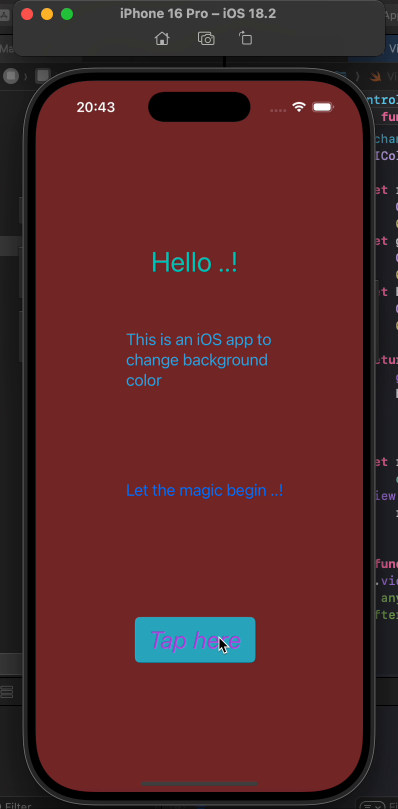
#> input picture frame 136 of Reading a video Images/Videos/Screen Video.mov, 796 x 1618 px, given in place of Arrays.mp4, which was not available (shown at 1/2 size)
$ python 4_rescale_video.py
#> lines starting #> are read from the running program, lines starting #| are printed output that depends on the picture
#> further down, frame is the input picture: shape (1618, 796, 3); mean B, G, R 39.9, 38.8, 87.9
import cv2 as cv

#  function to rescale the frame ( image, recorded videos, live videos)
def rescaleFrame(frame, scale=0.75):

    # converting float to integer
#> called with scale = 0.75
    width = int( frame.shape[1] * scale)
#> width = 597
    height = int( frame.shape[0] * scale)
#> height = 1213

    dimen = ( width, height)
#> dimen = (597, 1213)

    return cv.resize(frame, dimen, interpolation = cv.INTER_AREA)
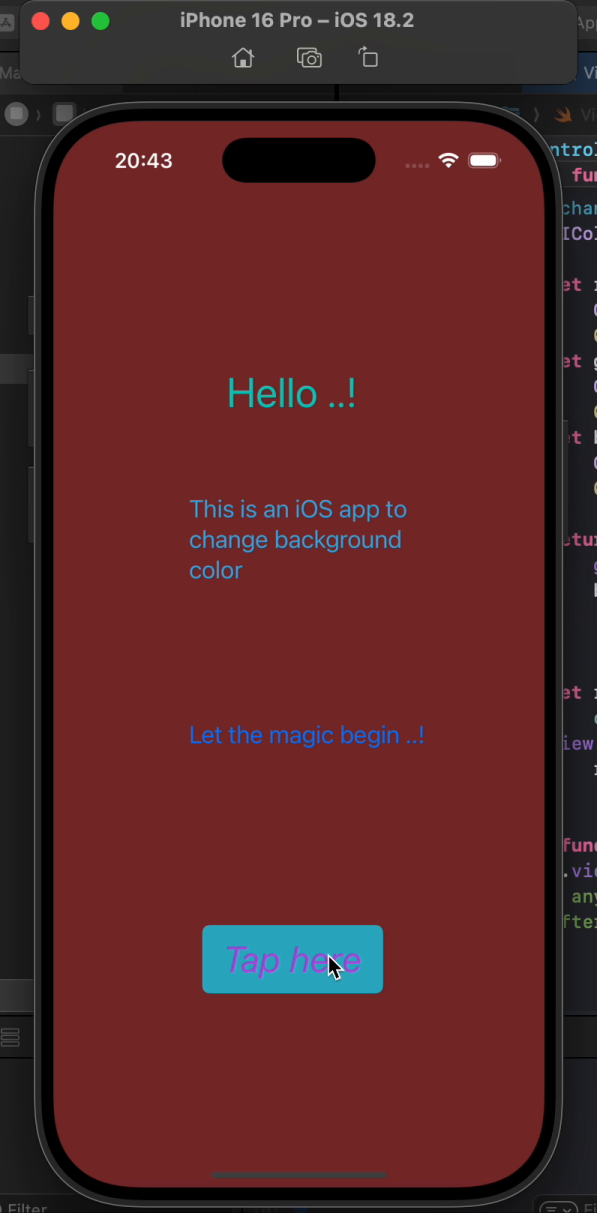
#> returned value: shape (1213, 597, 3); mean of channels 0, 1, 2 39.9, 38.8, 87.9; drawn as B, G, R

# function to change resolution of live video only, been captured on device currently
def changeRes(width, height):

    capture.set(3, width)
    capture.set(4, height)


# reading videos
capture = cv.VideoCapture('Reading a video Images/Videos/Arrays.mp4')

while True:

    # reading a frame
    isTrue, frame = capture.read()

    frame_resized = rescaleFrame(frame)
    cv.imshow('Original Video', frame)

    cv.imshow('Video Resized', frame_resized)

    if cv.waitKey(20) & 0xFF == ord('d'):

#> (key Esc is pressed here)
        break

# releases the window
capture.release()

# closes the opened windows
cv.destroyAllWindows()

$ run again, starting later in the video
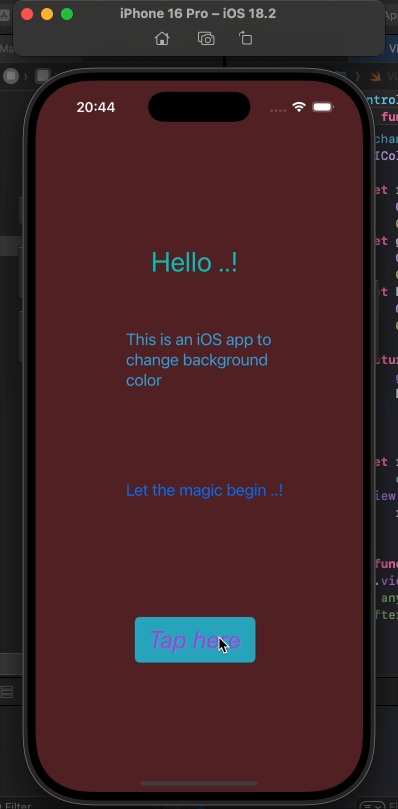
#> input picture frame 615 of Reading a video Images/Videos/Screen Video.mov, 796 x 1618 px, given in place of Arrays.mp4, which was not available (shown at 1/2 size)
#> frame is the input picture: shape (1618, 796, 3); mean B, G, R 38.5, 35.3, 66.2
#> in rescaleFrame, `return cv.resize(frame, dimen, interpolation = cv.INTER_AREA)`:
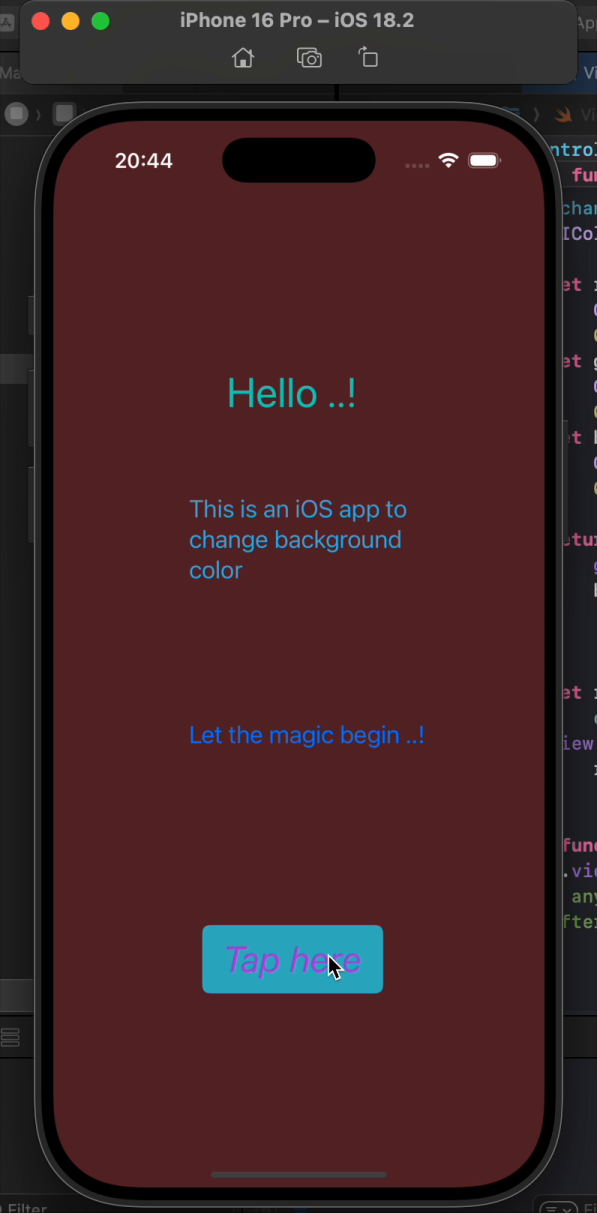
#> returned value: shape (1213, 597, 3); mean of channels 0, 1, 2 38.5, 35.3, 66.2; drawn as B, G, R

$ run again, starting later in the video
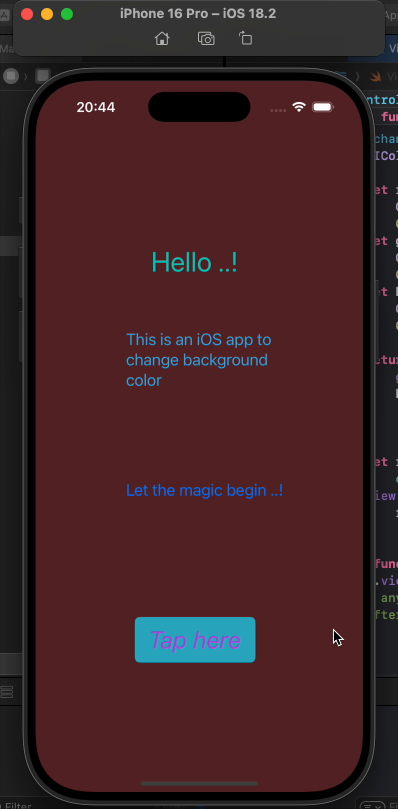
#> input picture frame 1094 of Reading a video Images/Videos/Screen Video.mov, 796 x 1618 px, given in place of Arrays.mp4, which was not available (shown at 1/2 size)
#> frame is the input picture: shape (1618, 796, 3); mean B, G, R 38.6, 35.4, 66.2
#> in rescaleFrame, `return cv.resize(frame, dimen, interpolation = cv.INTER_AREA)`:
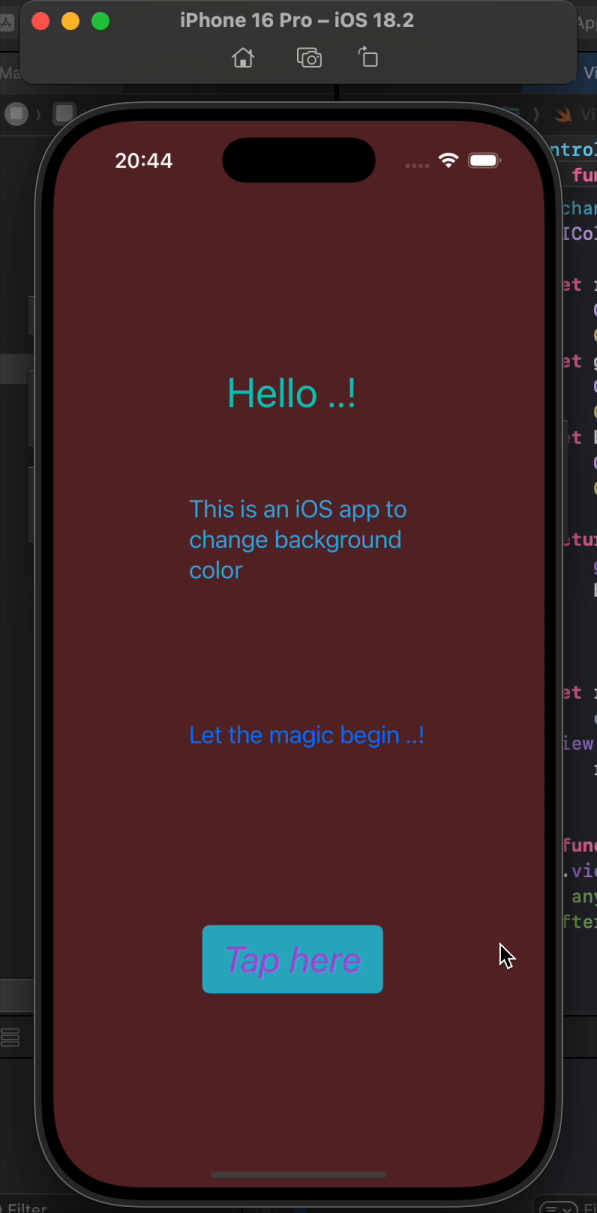
#> returned value: shape (1213, 597, 3); mean of channels 0, 1, 2 38.6, 35.4, 66.2; drawn as B, G, R
